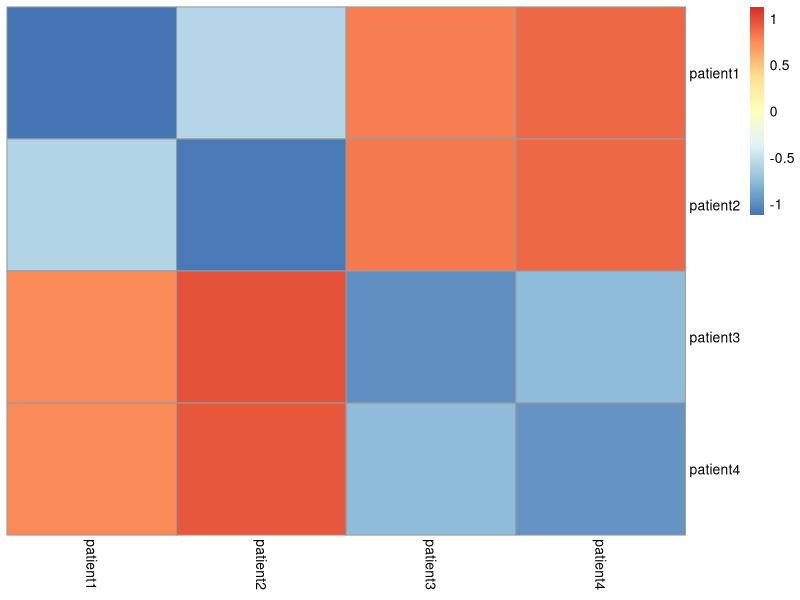

Write the R code that produced this figure.
# load heatmap package
library(pheatmap)
# construct toy dataset again
df=data.frame(
    IRX4=c(11,13,2,1),
    OCT4=c(10,13,4,3 ),
    PAX6=c(1 ,3 ,10,9),
    row.names=c("patient1","patient2","patient3","patient4"))

# use Manhattan distance (store in matrix)
d=as.matrix(dist(df, method="manhattan"))

# add patient ID to rows & columns for the heatmap
rownames(d) <- rownames(df)
colnames(d) <- rownames(df)

# Plot the distance matrix using a heatmap
pheatmap(d, cluster_rows = F, cluster_cols = F,
        show_rownames = T, show_colnames = T,
        scale = "row")